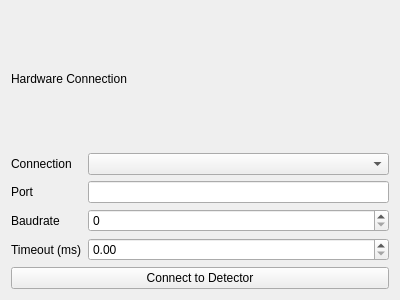
<?xml version="1.0" encoding="UTF-8"?>
<ui version="4.0">
 <class>Form</class>
 <widget class="QWidget" name="Form">
  <property name="geometry">
   <rect>
    <x>0</x>
    <y>0</y>
    <width>400</width>
    <height>300</height>
   </rect>
  </property>
  <property name="windowTitle">
   <string>Form</string>
  </property>
  <layout class="QGridLayout" name="gridLayout">
   <item row="0" column="0" colspan="2">
    <widget class="QLabel" name="label_title">
     <property name="text">
      <string>Hardware Connection</string>
     </property>
    </widget>
   </item>
   <item row="1" column="0">
    <widget class="QLabel" name="label_connection">
     <property name="text">
      <string>Connection</string>
     </property>
    </widget>
   </item>
   <item row="1" column="1">
    <widget class="QComboBox" name="comboBox_connection"/>
   </item>
   <item row="2" column="0">
    <widget class="QLabel" name="label_port">
     <property name="text">
      <string>Port</string>
     </property>
    </widget>
   </item>
   <item row="2" column="1">
    <widget class="QLineEdit" name="lineEdit_port"/>
   </item>
   <item row="3" column="0">
    <widget class="QLabel" name="label_baudrate">
     <property name="text">
      <string>Baudrate</string>
     </property>
    </widget>
   </item>
   <item row="3" column="1">
    <widget class="QSpinBox" name="spinBox"/>
   </item>
   <item row="4" column="0">
    <widget class="QLabel" name="label_timeout">
     <property name="text">
      <string>Timeout (ms)</string>
     </property>
    </widget>
   </item>
   <item row="4" column="1">
    <widget class="QDoubleSpinBox" name="doubleSpinBox_timeout"/>
   </item>
   <item row="5" column="0" colspan="2">
    <widget class="QPushButton" name="pushButton_connect">
     <property name="text">
      <string>Connect to Detector</string>
     </property>
    </widget>
   </item>
  </layout>
 </widget>
 <resources/>
 <connections/>
</ui>
